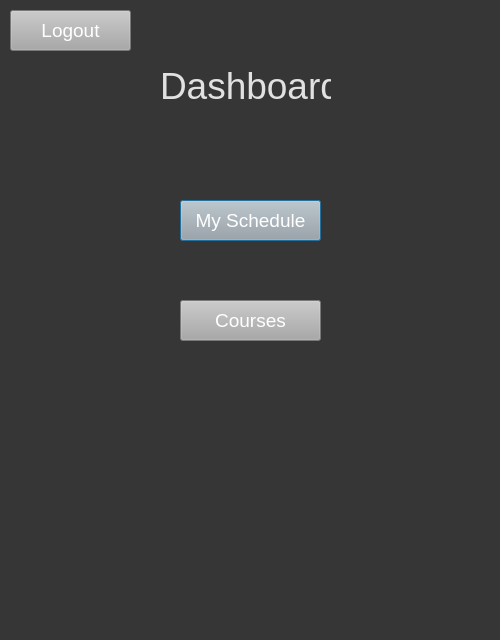
<?xml version="1.0" encoding="UTF-8"?>
<ui version="4.0">
    <class>Dialog</class>
    <widget class="QDialog" name="Dialog">
        <property name="geometry">
            <rect>
                <x>0</x>
                <y>0</y>
                <width>500</width>
                <height>640</height>
            </rect>
        </property>
        <property name="windowTitle">
            <string>Dialog</string>
        </property>
        <property name="styleSheet">
            <string notr="true">background-color: rgb(54, 54, 54);</string>
        </property>
        <widget class="QLabel" name="label">
            <property name="geometry">
                <rect>
                    <x>160</x>
                    <y>50</y>
                    <width>171</width>
                    <height>71</height>
                </rect>
            </property>
            <property name="styleSheet">
                <string notr="true">color:rgb(225, 225, 225); font-size:28pt;</string>
            </property>
            <property name="text">
                <string>Dashboard</string>
            </property>
        </widget>
        <widget class="QPushButton" name="my_schedule">
            <property name="geometry">
                <rect>
                    <x>180</x>
                    <y>200</y>
                    <width>141</width>
                    <height>41</height>
                </rect>
            </property>
            <property name="styleSheet">
                <string notr="true">background-color: rgb(167, 168, 167); font-size:14pt; color:rgb(255, 255, 255)</string>
            </property>
            <property name="text">
                <string>My Schedule</string>
            </property>
        </widget>
        <widget class="QPushButton" name="courses">
            <property name="geometry">
                <rect>
                    <x>180</x>
                    <y>300</y>
                    <width>141</width>
                    <height>41</height>
                </rect>
            </property>
            <property name="styleSheet">
                <string notr="true">background-color: rgb(167, 168, 167); font-size:14pt; color:rgb(255, 255, 255)</string>
            </property>
            <property name="text">
                <string>Courses</string>
            </property>
        </widget>
        <widget class="QPushButton" name="logoutButton">
            <property name="geometry">
                <rect>
                    <x>10</x>
                    <y>10</y>
                    <width>121</width>
                    <height>41</height>
                </rect>
            </property>
            <property name="styleSheet">
                <string notr="true">background-color: rgb(167, 168, 167); font-size:14pt; color:rgb(255, 255, 255)</string>
            </property>
            <property name="text">
                <string>Logout</string>
            </property>
        </widget>
    </widget>
    <resources/>
    <connections/>
</ui>
